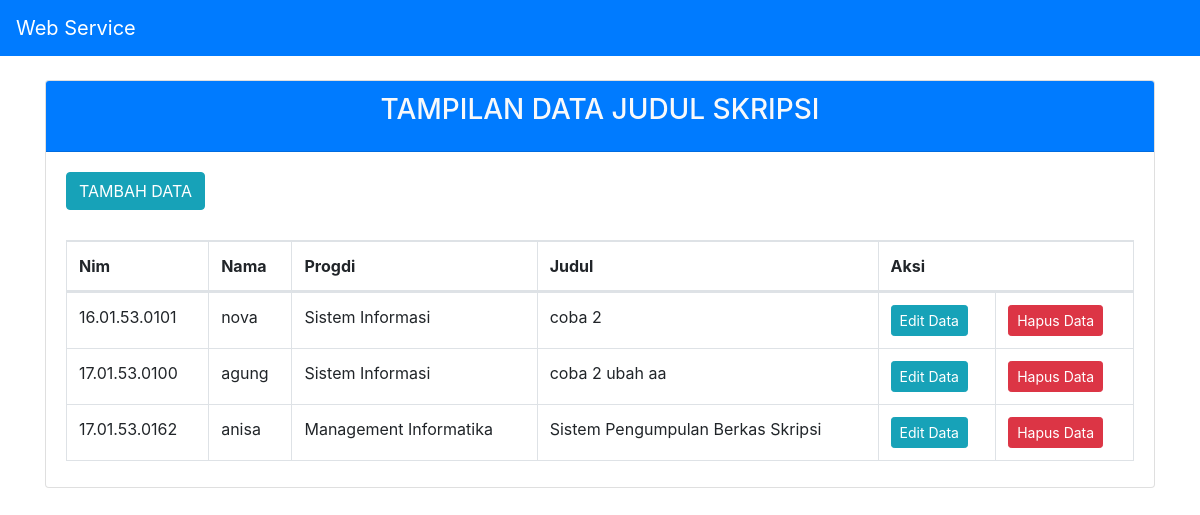
The page / on the database its author committed.
### tables this page shows
CREATE TABLE `skripsi` (
  `nim` varchar(20) NOT NULL,
  `nama` varchar(50) NOT NULL,
  `progdi` varchar(50) NOT NULL,
  `judul` varchar(50) NOT NULL
);

### application/controllers/Welcome.php (called while the page is built, shortened)
<?php
class Welcome extends CI_Controller {
	public function __construct(){
	$this->load->helper('url');
	$this->load->model('tampil_model');
	$this->load->library('session');
}
	public function index()
	{
		$data['skripsi']=$this ->tampil_model ->ambil_data();
		$this->load->view('tampil_view', $data);
	}
}

### index.php (called while the page is built, shortened)
<?php
require_once BASEPATH.'core/CodeIgniter.php';

### application/models/Tampil_model.php (called while the page is built, shortened)
<?php
class Tampil_model extends CI_Model {
	public function ambil_data()
	{
		return $this->db->get('skripsi')->result();
	}
}

### application/views/tampil_view.php (the view, shortened to what this page needs)
<!DOCTYPE html>
<html>
<head>
	<link rel="stylesheet" type="text/css" href="https://cdnjs.cloudflare.com/ajax/libs/twitter-bootstrap/4.1.3/css/bootstrap.css">
	<link rel="stylesheet" type="text/css" href="https://cdn.datatables.net/1.10.20/css/dataTables.bootstrap4.min.css">
</head>
<body>
	<nav class="navbar navbar-expand-lg navbar-dark bg-primary">
  <a class="navbar-brand" href="#">Web Service</a>
</nav>
<div class="container">
	<div class="row">
		<div class="col-sm-12">
			<div class="card">
				<div class="card-header bg-primary">
					<h3 class="card-title text-light" align="center">TAMPILAN DATA JUDUL SKRIPSI</h3>
				</div>
				<div class="card-body">
					<a class="btn btn-info btn-flat" href="<?php echo site_url('welcome/tambah')?>">TAMBAH DATA</a>
					<br><br>
	<table class="table table-striped table-bordered" id="example">
		<thead>
			<tr align="center">
				<th>Nim</th>
				<th>Nama</th>
				<th>Progdi</th>
				<th>Judul</th>
				<th colspan="2">Aksi</th>
			</tr>
		</thead>
		<tbody>
			<?php foreach ($skripsi as $tampil) :?>
			<tr>
				<td><?php echo $tampil->nim?></td>
				<td><?php echo $tampil->nama?></td>
				<td><?php echo $tampil->progdi?></td>
				<td><?php echo $tampil->judul?></td>
				<td><a class="btn btn-info btn-sm" href="<?php echo site_url('welcome/edit/'.$tampil->nim.'')?>">Edit Data</a></td>
				<td><a class="btn btn-danger btn-sm" href="<?php echo site_url('welcome/hapus/'.$tampil->nim.'')?>">Hapus Data</a></td>
			</tr>
		<?php endforeach?>
		</tbody>
	</table>
	</div>
	</div>
	</div>
	</div>
	</div>
</body>
</html>

### rows shown on the page
skripsi: nim "16.01.53.0101", nama "nova", progdi "Sistem Informasi", judul "coba 2"
skripsi: nim "17.01.53.0100", nama "agung", progdi "Sistem Informasi", judul "coba 2 ubah aa"
skripsi: nim "17.01.53.0162", nama "anisa", progdi "Management Informatika", judul "Sistem Pengumpulan Berkas Skripsi"
